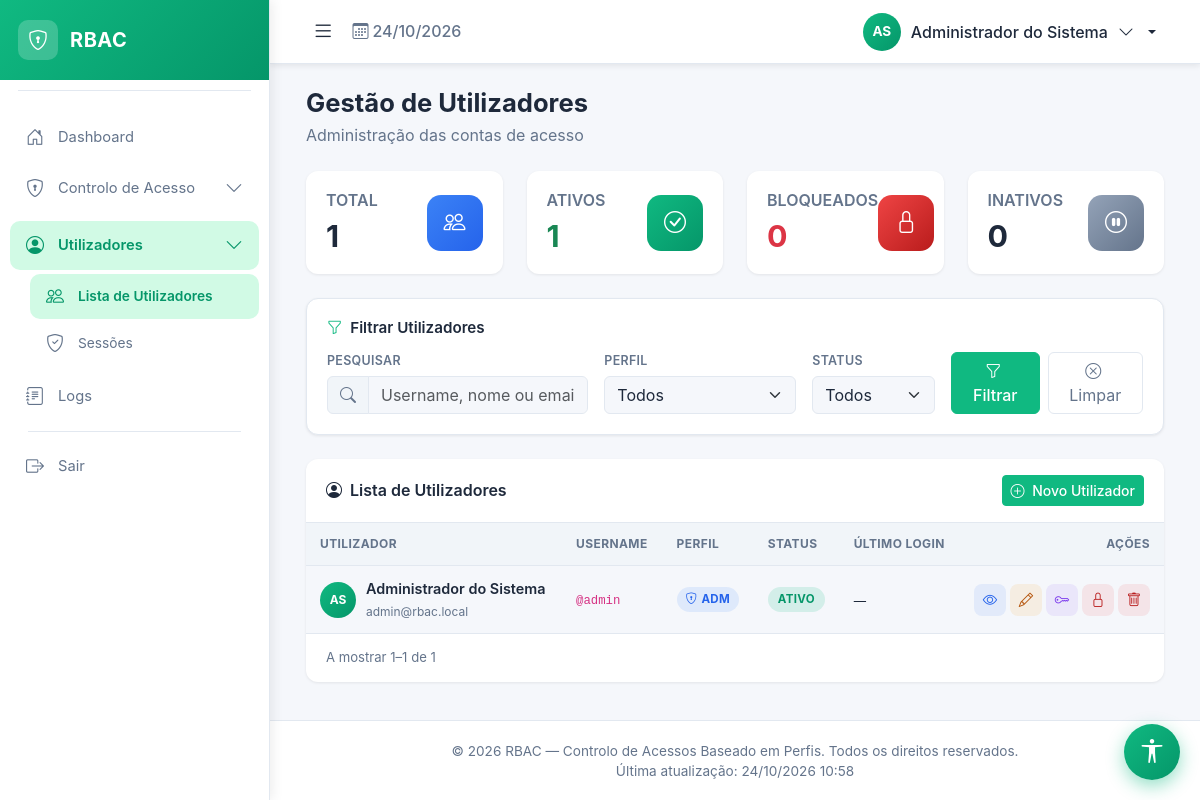
Screenshot of /user.php (signed in) with the database file from the repository.
### tables this page shows
CREATE TABLE IF NOT EXISTS USERS (
    USER_ID          INT AUTO_INCREMENT PRIMARY KEY,
    USER_EMPLOYEEID  INT NULL UNIQUE,
    USER_PROFILEID   INT NOT NULL,
    USER_USERNAME    VARCHAR(50)  NOT NULL UNIQUE,
    USER_PASSWORDHASH VARCHAR(255) NOT NULL,
    USER_FULLNAME    VARCHAR(150) NULL,
    USER_EMAIL       VARCHAR(100) NULL UNIQUE,
    USER_STATUS      ENUM('ACTIVE','BLOCKED','INACTIVE') DEFAULT 'ACTIVE',
    USER_LASTLOGIN   TIMESTAMP NULL,
    USER_CREATEBY    INT NULL,
    USER_UPDATEBY    INT NULL,
    USER_CREATEAT    TIMESTAMP DEFAULT CURRENT_TIMESTAMP,
    USER_UPDATEAT    TIMESTAMP DEFAULT CURRENT_TIMESTAMP ON UPDATE CURRENT_TIMESTAMP,

    CONSTRAINT FK_USER_PROFILE FOREIGN KEY (USER_PROFILEID)
        REFERENCES PROFILES(PROFILE_ID) ON DELETE RESTRICT ON UPDATE CASCADE
);

CREATE TABLE IF NOT EXISTS PROFILES (
    PROFILE_ID          INT AUTO_INCREMENT PRIMARY KEY,
    PROFILE_CODE        VARCHAR(10)  NOT NULL UNIQUE,
    PROFILE_NAME        VARCHAR(50)  NOT NULL UNIQUE,
    PROFILE_DESCRIPTION TEXT         NULL,
    PROFILE_STATUS      ENUM('ACTIVE','INACTIVE') DEFAULT 'INACTIVE',
    PROFILE_CREATEBY    INT NULL,
    PROFILE_UPDATEBY    INT NULL,
    PROFILE_CREATEAT    TIMESTAMP DEFAULT CURRENT_TIMESTAMP,
    PROFILE_UPDATEAT    TIMESTAMP DEFAULT CURRENT_TIMESTAMP ON UPDATE CURRENT_TIMESTAMP
);

### user.php (the view, shortened to what the rows shown need)
<?php
    require_once __DIR__ . '/auth.php';
    require_once __DIR__ . '/config/config.php';
    require_once __DIR__ . '/class/PermissionChecker.php';
    require_once __DIR__ . '/class/User.php';
    require_once __DIR__ . '/class/Profile.php';
    require_once __DIR__ . '/class/Sanitize.php';
    require_once __DIR__ . '/class/Log.php';
    $canUpdate = PermissionChecker::can('UPDATE', 'USR');
    $canDelete = PermissionChecker::can('DELETE', 'USR');
    $userRepo    = new User();
    try {
        $filtroTexto  = Sanitize::string($_GET['f_name'] ?? '', 100);
        $filtroPerfil = Sanitize::code($_GET['f_profile'] ?? '', 10);
        $filtroStatus = Sanitize::enum($_GET['f_status'] ?? '', ['ACTIVE','BLOCKED','INACTIVE']);
        $page    = max(1, (int)($_GET['page'] ?? 1));
        $perPage = 8;
        $lista      = $userRepo->search($filtroTexto, $filtroPerfil ?: null, $filtroStatus ?: null);
        $total      = count($lista);
        $totalPages = max(1, (int)ceil($total / $perPage));
        $page       = min($page, $totalPages);
        $offset     = ($page - 1) * $perPage;
        $pagina     = array_slice($lista, $offset, $perPage);
        $statsTotal    = $userRepo->countAll();
        $statsActive   = $userRepo->countActive();
        $statsBlocked  = $userRepo->countBlocked();
        $statsInactive = $userRepo->countInactive();
    } catch (Throwable $e) {
        Log::error('user.php listagem', 'USERS', $e, null, $_SESSION['user_id'] ?? null);
        $lista = $pagina = [];
        $total = 0; $totalPages = 1; $page = 1; $offset = 0;
        $statsTotal = $statsActive = $statsBlocked = $statsInactive = 0;
        $filtroTexto = ''; $filtroPerfil = ''; $filtroStatus = null;
    }
    include __DIR__ . '/include/navbar.php';
?>
        <main class="main-content">
            <div class="container-fluid">
                <div class="d-flex flex-wrap justify-content-between align-items-center mb-4 gap-3">
                    <div><h1 class="page-title mb-0">Gestão de Utilizadores</h1><p class="text-muted mt-1 mb-0">Administração das contas de acesso</p></div>
                </div>
                <div class="row g-4 mb-4">
                    <div class="col-xl-3 col-md-6"><div class="card dashboard-card h-100"><div class="card-body d-flex justify-content-between align-items-center"><div><h2 class="card-value"><?= $statsTotal ?></h2></div></div></div></div>
                    <div class="col-xl-3 col-md-6"><div class="card dashboard-card h-100"><div class="card-body d-flex justify-content-between align-items-center"><div><h2 class="card-value text-success"><?= $statsActive ?></h2></div></div></div></div>
                    <div class="col-xl-3 col-md-6"><div class="card dashboard-card h-100"><div class="card-body d-flex justify-content-between align-items-center"><div><h2 class="card-value text-danger"><?= $statsBlocked ?></h2></div></div></div></div>
                    <div class="col-xl-3 col-md-6"><div class="card dashboard-card h-100"><div class="card-body d-flex justify-content-between align-items-center"><div><h2 class="card-value"><?= $statsInactive ?></h2></div></div></div></div>
                </div>
                <div class="card card-principal">
                    <div class="card-body p-0">
                        <div class="table-responsive">
                            <table class="table table-users mb-0">
                                <thead>
                                    <tr><th>Utilizador</th><th>Username</th><th>Perfil</th><th>Status</th><th>Último Login</th><th class="text-end" style="width:180px;">Ações</th></tr>
                                </thead>
                                <tbody>
                                    <?php if (empty($pagina)): ?>
                                        <tr><td colspan="6" class="text-center py-4 text-muted">Nenhum utilizador encontrado.</td></tr>
                                    <?php else: ?>
                                        <?php foreach ($pagina as $u):
                                            $uid  = (int)$u['USER_ID'];
                                            $ini  = initials($u['USER_FULLNAME'] ?: $u['USER_USERNAME']);
                                            $st   = $u['USER_STATUS'];
                                            $stCls = $st === 'ACTIVE' ? 'ativo' : ($st === 'BLOCKED' ? 'bloqueado' : 'inativo');
                                            $stLbl = $st === 'ACTIVE' ? 'Ativo' : ($st === 'BLOCKED' ? 'Bloqueado' : 'Inativo');
                                            $avCls = $st === 'BLOCKED' ? 'blocked' : ($st === 'INACTIVE' ? 'inactive' : '');
                                        ?>
                                        <tr>
                                            <td>
                                                <div class="user-cell">
                                                    <div class="user-avatar-sm <?= $avCls ?>"><?= e($ini) ?></div>
                                                    <div class="user-cell-info">
                                                        <strong><?= e($u['USER_FULLNAME'] ?: $u['USER_USERNAME']) ?></strong>
                                                        <small><?= e($u['USER_EMAIL'] ?: '—') ?></small>
                                                    </div>
                                                </div>
                                            </td>
                                            <td><code>@<?= e($u['USER_USERNAME']) ?></code></td>
                                            <td><span class="badge-perfil"><i class="bi bi-shield-lock"></i> <?= e($u['PROFILE_CODE']) ?></span></td>
                                            <td><span class="status-badge <?= $stCls ?>"><?= $stLbl ?></span></td>
                                            <td><small><?= e(fmt_datetime($u['USER_LASTLOGIN'])) ?></small></td>
                                            <td>
                                                <div class="action-group">
                                                    <button class="btn-action-tbl ver" title="Ver"
                                                            data-bs-toggle="modal" data-bs-target="#verUserModal"
                                                            data-id="<?= $uid ?>"
                                                            data-nome="<?= e($u['USER_FULLNAME'] ?: $u['USER_USERNAME']) ?>"
                                                            data-username="<?= e($u['USER_USERNAME']) ?>"
                                                            data-email="<?= e($u['USER_EMAIL']) ?>"
                                                            data-perfil="<?= e($u['PROFILE_CODE']) ?>"
                                                            data-status="<?= e($st) ?>"
                                                            data-ultimo="<?= e(fmt_datetime($u['USER_LASTLOGIN'])) ?>"
                                                            data-criado="<?= e(fmt_date($u['USER_CREATEAT'])) ?>">
                                                        <i class="bi bi-eye"></i>
                                                    </button>
                                                    <?php if ($canUpdate): ?>
                                                    <button class="btn-action-tbl editar" title="Editar"
                                                            data-bs-toggle="modal" data-bs-target="#editarUserModal"
                                                            data-id="<?= $uid ?>"
                                                            data-nome="<?= e($u['USER_FULLNAME']) ?>"
                                                            data-username="<?= e($u['USER_USERNAME']) ?>"
                                                            data-email="<?= e($u['USER_EMAIL']) ?>"
                                                            data-profileid="<?= (int)$u['USER_PROFILEID'] ?>"
                                                            data-status="<?= e($st) ?>">
                                                        <i class="bi bi-pencil"></i>
                                                    </button>
                                                    <button class="btn-action-tbl senha" title="Senha"
                                                            data-bs-toggle="modal" data-bs-target="#resetSenhaModal"
                                                            data-id="<?= $uid ?>"
                                                            data-nome="<?= e($u['USER_FULLNAME'] ?: $u['USER_USERNAME']) ?>">
                                                        <i class="bi bi-key"></i>
                                                    </button>
                                                    <?php endif; ?>
                                                    <?php if ($canDelete): ?>
                                                    <form method="POST" action="user.php?action=toggle_status&id=<?= $uid ?>" class="d-inline" onsubmit="return confirm('<?= $st === 'ACTIVE' ? 'Bloquear' : 'Ativar' ?> utilizador?')">
                                                        <button type="submit" class="btn-action-tbl <?= $st === 'ACTIVE' ? 'apagar' : 'editar' ?>">
                                                            <i class="bi bi-<?= $st === 'ACTIVE' ? 'lock' : 'unlock' ?>"></i>
                                                        </button>
                                                    </form>
                                                    <button class="btn-action-tbl apagar" title="Eliminar"
                                                            data-bs-toggle="modal" data-bs-target="#eliminarUserModal"
                                                            data-id="<?= $uid ?>"
                                                            data-nome="<?= e($u['USER_FULLNAME'] ?: $u['USER_USERNAME']) ?>">
                                                        <i class="bi bi-trash"></i>
                                                    </button>
                                                    <?php endif; ?>
                                                </div>
                                            </td>
                                        </tr>
                                        <?php endforeach; ?>
                                    <?php endif; ?>
                                </tbody>
                            </table>
                        </div>
                    </div>
                </div>
            </div>
        </main>
<?php include __DIR__ . '/include/footer.php'; ?>

### rows the page displays
users: USER_FULLNAME "AS", USER_FULLNAME "Administrador do Sistema", USER_EMAIL "admin@rbac.local", USER_USERNAME "admin", USER_PROFILEID.PROFILE_CODE "ADM", USER_STATUS "ATIVO", USER_LASTLOGIN "—"

### other values shown
APP_NAME "RBAC"
$iniciais "AS"
$nomeUser "Administrador do Sistema"
$statsTotal "1"
$statsActive "1"
$statsBlocked "0"
$statsInactive "0"
$offset + 1 "1"
min($offset + $perPage, $total) "1"
$total "1"
